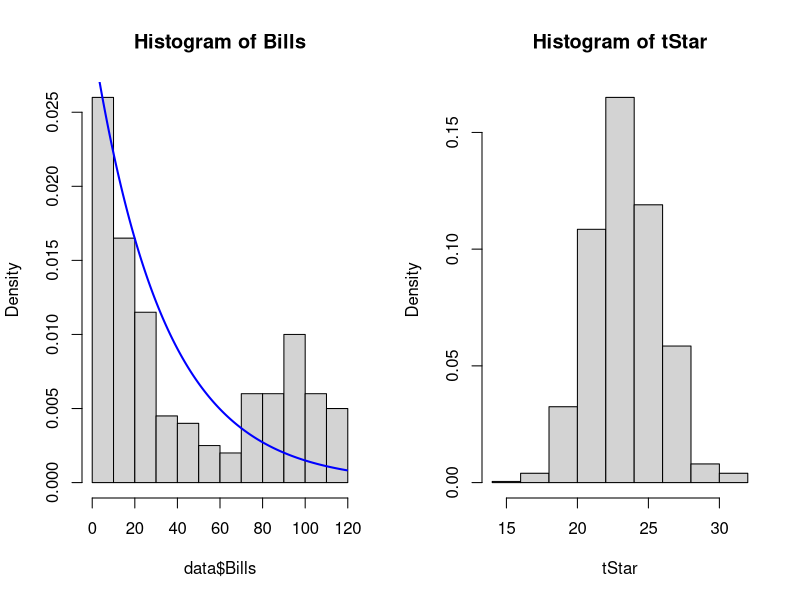
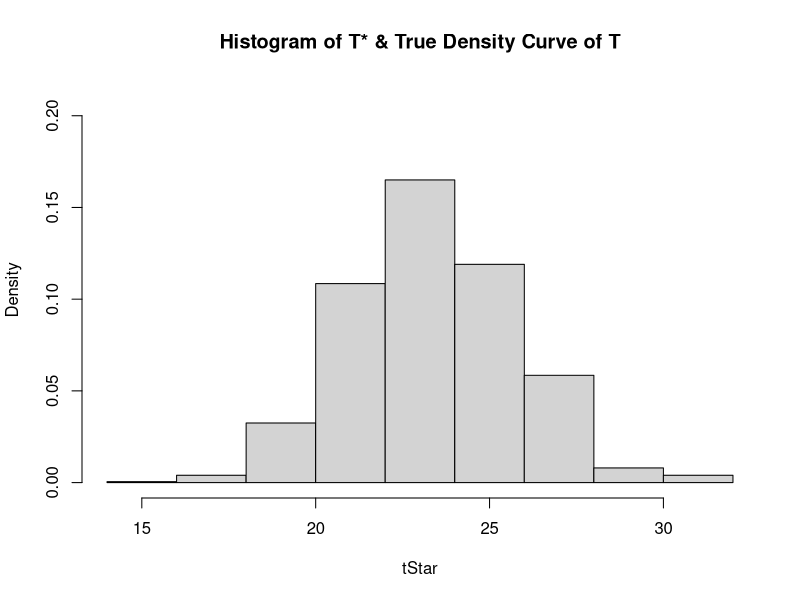

The R source for these figures, in order:
data = read.table("./data/telephone.txt", header = TRUE)

par(mfrow=c(1,2)) # Two graphs side by side

B = 1000 # Iterations times

# Bounds for rate of exponential distribution
rateLower = 0.01
rateUpper = 0.11
rateIncrease = 0.01

n = length(data$Bills)

# Setup for loop
tStar = numeric(B)
t = median(data$Bills)

hist(data$Bills, freq = FALSE, main="Histogram of Bills")
x=seq(0, max(data$Bills), length=1000)
lines(x, dexp(x, 0.03), type = "l", col="blue", lwd=2)

# Try for all rates
for(rate in seq(from=rateLower, to=rateUpper, by=rateIncrease)) {
  for(iter in seq(from=0, to=B, by=1)) {
    # Get surrogate X*s from exponential distribution
    # with same size as the original data set
    sample = rexp(n, rate)
    
    # Store T* values for future comparison
    tStar[iter] = median(sample)
  }
  
  # Calculate p-value according to the slides of week-2
  pl = sum(tStar<t) / B
  pr = sum(tStar>t) / B
  p = 2*min(pl, pr)
  
  if (p > 0.05) {
    hist(tStar, freq = FALSE)
    print(sprintf("Rate: %.2f P-Value: %.2f", rate, p))
    print("H0 is not rejected.")
    break
  }
}

# Try to plot it with same graph style in week-2/30th slide
# TODO: Figure out how to plot properly
par(mfrow=c(1,1))
hist(tStar, freq = FALSE, ylim=c(0, 0.21), main="Histogram of T* & True Density Curve of T")
